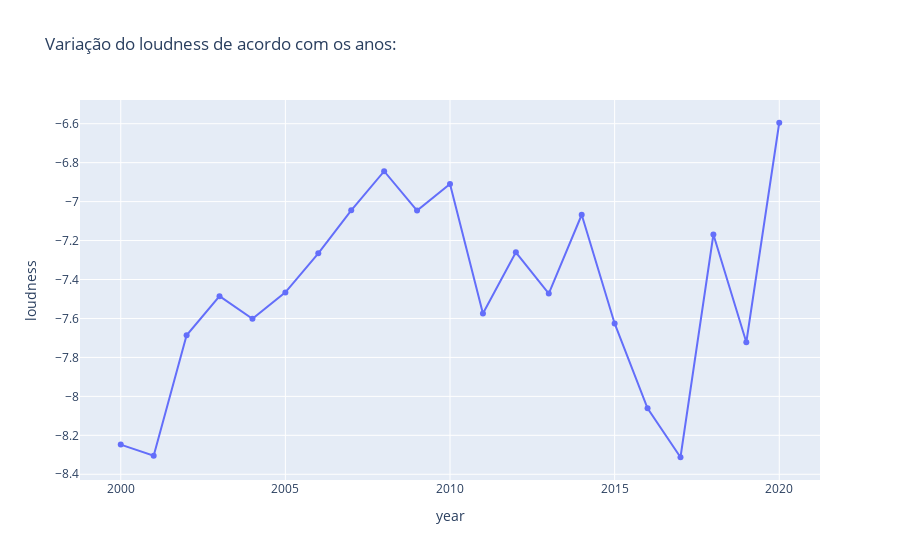

Notebook source saved alongside this figure:
### Markdown cell above
## 3. Análise gráfica

### Code cell
import plotly.express as px

fig = px.line(data_years, x="year", y="loudness", markers=True, title="Variação do loudness de acordo com os anos:")
fig.show()

### Figure 1 — Plotly figure (JSON) as saved in the notebook; plotly's stock layout.template omitted (floating-point values rounded to 4 significant figures)
{"data": [{"hovertemplate": "year=%{x}<br>loudness=%{y}<extra></extra>", "legendgroup": "", "line": {"color": "#636efa", "dash": "solid"}, "marker": {"symbol": "circle"}, "mode": "lines+markers", "name": "", "orientation": "v", "showlegend": false, "type": "scatter", "x": [2000, 2001, 2002, 2003, 2004, 2005, 2006, 2007, 2008, 2009, 2010, 2011, 2012, 2013, 2014, 2015, 2016, 2017, 2018, 2019, 2020], "xaxis": "x", "y": [-8.248, -8.305, -7.687, -7.486, -7.602, -7.466, -7.266, -7.045, -6.844, -7.046, -6.91, -7.575, -7.261, -7.472, -7.067, -7.626, -8.061, -8.313, -7.169, -7.722, -6.595], "yaxis": "y"}], "layout": {"legend": {"tracegroupgap": 0}, "title": {"text": "Variação do loudness de acordo com os anos:"}, "xaxis": {"anchor": "y", "domain": [0, 1], "title": {"text": "year"}}, "yaxis": {"anchor": "x", "domain": [0, 1], "title": {"text": "loudness"}}}}
